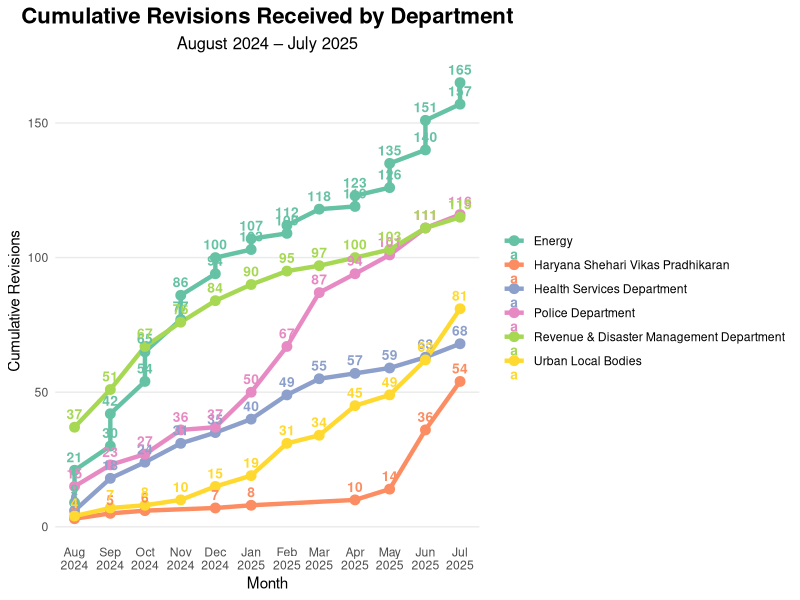

This chart was generated by the following R code:
## ---- chunk 1
library(ggplot2)
library(dplyr)
library(readxl)
library(lubridate)
library(RColorBrewer)

# Load the Excel file from repo (not Desktop)
df <- read_excel("data/Department_Top5_MonthWise.xlsx")

# Merge DHBVN + UHBVN into "Energy", format Month, compute cumulative
DTFM_Date <- df %>%
  mutate(
    Department = case_when(
      Department %in% c("Dakshin Haryana Bijli Vitran Nigam-DHBVN",
                        "Uttar Haryana Bijli Vitran Nigam-UHBVN") ~ "Energy",
      TRUE ~ Department
    ),
    Month = as.Date(paste0("01 ", Month), format = "%d %b %Y"),
    Revisions_Received = as.numeric(Revisions_Received)
  ) %>%
  arrange(Department, Month) %>%
  group_by(Department) %>%
  mutate(Cumulative_Revisions = cumsum(Revisions_Received)) %>%
  ungroup()

# Static snake graph
ggplot(DTFM_Date, aes(x = Month, y = Cumulative_Revisions, color = Department)) +
  geom_line(linewidth = 1.5) +
  geom_point(size = 3) +
  geom_text(aes(label = scales::number(Cumulative_Revisions, accuracy = 1)),
            vjust = -0.8, size = 3.5, fontface="bold") +
  scale_x_date(date_labels = "%b\n%Y", date_breaks = "1 month") +
  scale_color_brewer(palette = "Set2", name = "") +
  labs(
    title = "Cumulative Revisions Received by Department", 
    subtitle = "August 2024 – July 2025",
    x = "Month",
    y = "Cumulative Revisions"
  ) +
  theme_minimal() +
  theme(
    axis.text.x = element_text(angle = 0, hjust = 0.5),
    panel.grid.minor = element_blank(),
    panel.grid.major.x = element_blank(),
    legend.title = element_blank(),
    plot.title = element_text(size = 16, face = "bold", hjust = 0.5),
    plot.subtitle = element_text(size = 12, hjust = 0.5),
    plot.background = element_rect(fill = "white", color = NA),
    panel.background = element_rect(fill = "white", color = NA)
  )


